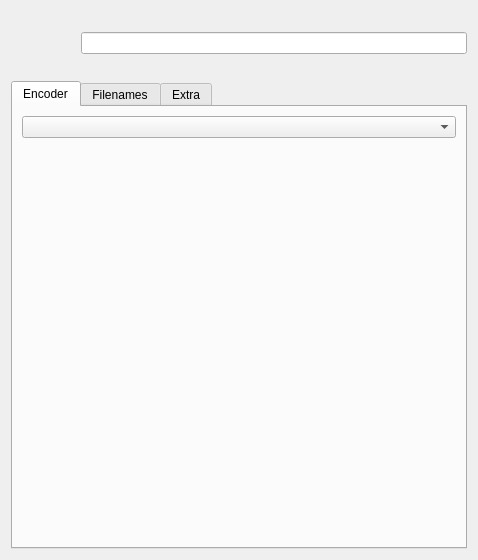
<?xml version="1.0" encoding="UTF-8"?>
<ui version="4.0">
 <class>ProfileDataWidgetUI</class>
 <widget class="QWidget" name="ProfileDataWidgetUI">
  <property name="geometry">
   <rect>
    <x>0</x>
    <y>0</y>
    <width>478</width>
    <height>560</height>
   </rect>
  </property>
  <layout class="QVBoxLayout" name="verticalLayout_3">
   <item>
    <layout class="QHBoxLayout" name="horizontalLayout_2">
     <item>
      <widget class="QLabel" name="label_icon">
       <property name="sizePolicy">
        <sizepolicy hsizetype="Fixed" vsizetype="Fixed">
         <horstretch>0</horstretch>
         <verstretch>0</verstretch>
        </sizepolicy>
       </property>
       <property name="minimumSize">
        <size>
         <width>64</width>
         <height>64</height>
        </size>
       </property>
       <property name="maximumSize">
        <size>
         <width>64</width>
         <height>64</height>
        </size>
       </property>
       <property name="text">
        <string/>
       </property>
      </widget>
     </item>
     <item>
      <widget class="QLineEdit" name="qlineedit_name">
       <property name="sizePolicy">
        <sizepolicy hsizetype="MinimumExpanding" vsizetype="Fixed">
         <horstretch>0</horstretch>
         <verstretch>0</verstretch>
        </sizepolicy>
       </property>
      </widget>
     </item>
    </layout>
   </item>
   <item>
    <widget class="QTabWidget" name="tabWidget">
     <property name="currentIndex">
      <number>0</number>
     </property>
     <widget class="QWidget" name="tab">
      <attribute name="title">
       <string>Encoder</string>
      </attribute>
      <layout class="QVBoxLayout" name="verticalLayout">
       <item>
        <widget class="QComboBox" name="kcombobox_encoder">
         <property name="font">
          <font>
           <weight>50</weight>
           <bold>false</bold>
          </font>
         </property>
        </widget>
       </item>
       <item>
        <widget class="QStackedWidget" name="stackedWidget_encoder">
         <property name="minimumSize">
          <size>
           <width>430</width>
           <height>370</height>
          </size>
         </property>
         <property name="font">
          <font>
           <weight>50</weight>
           <bold>false</bold>
          </font>
         </property>
         <widget class="QWidget" name="page_2"/>
        </widget>
       </item>
      </layout>
     </widget>
     <widget class="QWidget" name="tab_3">
      <attribute name="title">
       <string>Filenames</string>
      </attribute>
      <layout class="QGridLayout" name="gridLayout_5">
       <item row="0" column="0">
        <widget class="QGroupBox" name="groupBox_filenames">
         <property name="enabled">
          <bool>true</bool>
         </property>
         <property name="title">
          <string notr="true"/>
         </property>
         <layout class="QGridLayout" name="gridLayout_2">
          <item row="0" column="0">
           <layout class="QHBoxLayout" name="horizontalLayout">
            <item>
             <widget class="QLabel" name="label_scheme">
              <property name="font">
               <font>
                <weight>50</weight>
                <bold>false</bold>
               </font>
              </property>
              <property name="text">
               <string>Scheme:</string>
              </property>
             </widget>
            </item>
            <item>
             <widget class="QLineEdit" name="qlineedit_scheme">
              <property name="font">
               <font>
                <weight>50</weight>
                <bold>false</bold>
               </font>
              </property>
             </widget>
            </item>
            <item>
             <widget class="QPushButton" name="kpushbutton_scheme">
              <property name="font">
               <font>
                <weight>50</weight>
                <bold>false</bold>
               </font>
              </property>
             </widget>
            </item>
           </layout>
          </item>
          <item row="1" column="0">
           <widget class="QCheckBox" name="checkBox_fat32compatible">
            <property name="font">
             <font>
              <weight>50</weight>
              <bold>false</bold>
             </font>
            </property>
            <property name="text">
             <string>Create FAT32 compatible filenames</string>
            </property>
           </widget>
          </item>
          <item row="2" column="0">
           <widget class="QCheckBox" name="checkBox_underscore">
            <property name="font">
             <font>
              <weight>50</weight>
              <bold>false</bold>
             </font>
            </property>
            <property name="text">
             <string>Replace spaces with underscores</string>
            </property>
           </widget>
          </item>
          <item row="3" column="0">
           <widget class="QCheckBox" name="checkBox_2digitstracknum">
            <property name="toolTip">
             <string>This setting overrides any parameterized variable settings in the scheme</string>
            </property>
            <property name="text">
             <string>Set 2 digits track number (e.g. 01, 02, 03...)</string>
            </property>
           </widget>
          </item>
         </layout>
        </widget>
       </item>
       <item row="1" column="0">
        <spacer name="verticalSpacer">
         <property name="sizeHint" stdset="0">
          <size>
           <width>20</width>
           <height>248</height>
          </size>
         </property>
        </spacer>
       </item>
      </layout>
     </widget>
     <widget class="QWidget" name="tab_2">
      <attribute name="title">
       <string>Extra</string>
      </attribute>
      <layout class="QGridLayout" name="gridLayout_4">
       <item row="0" column="0">
        <widget class="QGroupBox" name="groupBox_extrafiles">
         <property name="title">
          <string notr="true"/>
         </property>
         <layout class="QGridLayout" name="gridLayout">
          <item row="1" column="1">
           <widget class="QPushButton" name="kpushbutton_playlist">
            <property name="font">
             <font>
              <weight>50</weight>
              <bold>false</bold>
             </font>
            </property>
            <property name="text">
             <string>Settings..</string>
            </property>
           </widget>
          </item>
          <item row="1" column="2">
           <spacer name="horizontalSpacer">
            <property name="sizeHint" stdset="0">
             <size>
              <width>81</width>
              <height>20</height>
             </size>
            </property>
           </spacer>
          </item>
          <item row="2" column="0">
           <widget class="QCheckBox" name="checkBox_info">
            <property name="font">
             <font>
              <weight>50</weight>
              <bold>false</bold>
             </font>
            </property>
            <property name="text">
             <string>Create info file</string>
            </property>
           </widget>
          </item>
          <item row="4" column="1">
           <widget class="QPushButton" name="kpushbutton_cuesheet">
            <property name="text">
             <string>Settings..</string>
            </property>
           </widget>
          </item>
          <item row="2" column="1">
           <widget class="QPushButton" name="kpushbutton_info">
            <property name="font">
             <font>
              <weight>50</weight>
              <bold>false</bold>
             </font>
            </property>
            <property name="text">
             <string>Settings..</string>
            </property>
           </widget>
          </item>
          <item row="3" column="0">
           <widget class="QCheckBox" name="checkBox_hashlist">
            <property name="font">
             <font>
              <weight>50</weight>
              <bold>false</bold>
             </font>
            </property>
            <property name="text">
             <string>Create hashlist</string>
            </property>
           </widget>
          </item>
          <item row="3" column="1">
           <widget class="QPushButton" name="kpushbutton_hashlist">
            <property name="font">
             <font>
              <weight>50</weight>
              <bold>false</bold>
             </font>
            </property>
            <property name="text">
             <string>Settings..</string>
            </property>
           </widget>
          </item>
          <item row="4" column="0">
           <widget class="QCheckBox" name="checkBox_cuesheet">
            <property name="text">
             <string>Create cue sheet</string>
            </property>
           </widget>
          </item>
          <item row="0" column="0">
           <widget class="QCheckBox" name="checkBox_cover">
            <property name="font">
             <font>
              <weight>50</weight>
              <bold>false</bold>
             </font>
            </property>
            <property name="text">
             <string>Store cover file</string>
            </property>
           </widget>
          </item>
          <item row="0" column="1">
           <widget class="QPushButton" name="kpushbutton_cover">
            <property name="font">
             <font>
              <weight>50</weight>
              <bold>false</bold>
             </font>
            </property>
            <property name="text">
             <string>Settings..</string>
            </property>
           </widget>
          </item>
          <item row="1" column="0">
           <widget class="QCheckBox" name="checkBox_playlist">
            <property name="font">
             <font>
              <weight>50</weight>
              <bold>false</bold>
             </font>
            </property>
            <property name="text">
             <string>Create playlist</string>
            </property>
           </widget>
          </item>
         </layout>
        </widget>
       </item>
       <item row="1" column="0">
        <widget class="QGroupBox" name="groupBox_singlefile">
         <property name="title">
          <string notr="true"/>
         </property>
         <layout class="QGridLayout" name="gridLayout_3">
          <item row="0" column="0">
           <widget class="QCheckBox" name="checkBox_singlefile">
            <property name="enabled">
             <bool>true</bool>
            </property>
            <property name="minimumSize">
             <size>
              <width>134</width>
              <height>0</height>
             </size>
            </property>
            <property name="text">
             <string>Write single file</string>
            </property>
           </widget>
          </item>
          <item row="0" column="1">
           <widget class="QPushButton" name="kpushbutton_singlefile">
            <property name="enabled">
             <bool>true</bool>
            </property>
            <property name="text">
             <string>Settings..</string>
            </property>
           </widget>
          </item>
          <item row="0" column="2">
           <spacer name="horizontalSpacer_2">
            <property name="sizeHint" stdset="0">
             <size>
              <width>81</width>
              <height>20</height>
             </size>
            </property>
           </spacer>
          </item>
         </layout>
        </widget>
       </item>
       <item row="2" column="0">
        <spacer name="verticalSpacer_2">
         <property name="sizeHint" stdset="0">
          <size>
           <width>20</width>
           <height>88</height>
          </size>
         </property>
        </spacer>
       </item>
      </layout>
     </widget>
    </widget>
   </item>
  </layout>
 </widget>
 <resources/>
 <connections/>
</ui>
